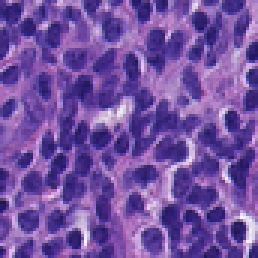
%> input picture dorsa/forposter1/original.png, 86 x 86 px, shrunk from 256 x 256 before the run (shown 3 times larger)
$ octave my_all.m   (GNU Octave 9; MATLAB toolbox functions it lacks are replaced by stand-ins)
%> lines starting %> are read from the running program, lines starting %| are printed output that depends on the picture
### dorsa/forposter1/my1.m
function my1 (fn1, fn2)
%> called with fn1 = 'original.png', fn2 = 'Reinhard.png'

im1 = imread(fn1);
%> im1 is the input picture: size 86x86x3 uint8; mean R, G, B 115.6, 81.4, 162.3
im2 = imread(fn2);
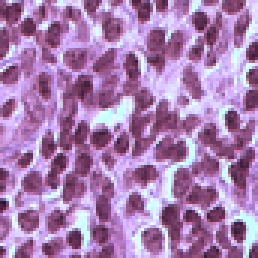
%> input picture dorsa/forposter1/reinhard.png, 86 x 86 px, shrunk from 256 x 256 before the run (shown 3 times larger)
%> im2 is the input picture: size 86x86x3 uint8; mean R, G, B 168.9, 127.2, 178.2

lab1 = rgb2lab(im1,'colorspace','srgb','whitepoint','d65');
%> lab1: size 86x86x3 double; mean of channels 1, 2, 3 41.4, 32.3, -38.8
lab2 = rgb2lab(im2,'colorspace','srgb','whitepoint','d65');
%> lab2: size 86x86x3 double; mean of channels 1, 2, 3 58.5, 25.7, -20.1

lab1_lin = reshape(lab1,size(lab1,1)*size(lab1,2),3);
lab2_lin = reshape(lab2,size(lab2,1)*size(lab2,2),3);

de_lin = sum((lab1_lin - lab2_lin).^2,2).^0.5;
%> de_lin = 7396 values, max 54.11 at index 1594, min 8.58 at index 4521, mean 29.65
de = reshape(de_lin,size(lab2,1),size(lab2,2));
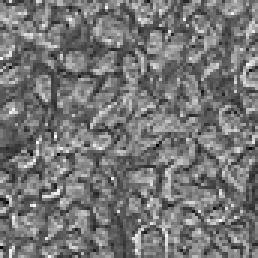
%> de: size 86x86 double (shown 3 times larger); min 8.58, max 54.11, mean 29.6; drawn with min black and max white

corrcoef(lab1_lin(:,1),lab2_lin(:,1))
%> ans = [1 0.987; 0.987 1]
mean(de_lin)
%> ans = 29.65

figure('units','normalized','outerposition',[0 0 1 1])

de_flipped = flip(de,1);
mesh(de_flipped)
axis image
axis off
colorbar('southoutside')
view(0,90)

saveas(gcf,sprintf('%s-%s.tif',fn1,fn2))
end

### dorsa/forposter1/my_all.m
fn_original = 'original.png';
fn_method1 = 'Reinhard.png';
fn_method2 = 'Macenko.png';
fn_method3 = 'Vahadane.png';

my1(fn_original,fn_method1)
my1(fn_original,fn_method2)
%> call 2 of my1, with fn1 = 'original.png', fn2 = 'Macenko.png'
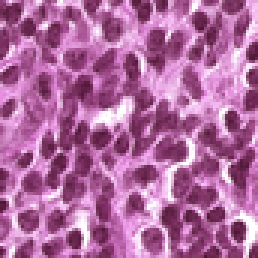
%> input picture dorsa/forposter1/Macenko.png, 86 x 86 px, shrunk from 256 x 256 before the run (shown 3 times larger)
%> in my1, im2 is the input picture: size 86x86x3 uint8; mean R, G, B 175.9, 106.6, 159.3
%> in my1 (call 2), `lab2 = rgb2lab(im2,'colorspace','srgb','whitepoint','d65');`: lab2: size 86x86x3 double; mean of channels 1, 2, 3 53.9, 35.5, -16.2
%> in my1 (call 2), `de_lin = sum((lab1_lin - lab2_lin).^2,2).^0.5;`: de_lin = 7396 values, max 45.69 at index 6352, min 8.47 at index 7216, mean 27.8
%> in my1 (call 2), `de = reshape(de_lin,size(lab2,1),size(lab2,2));`:
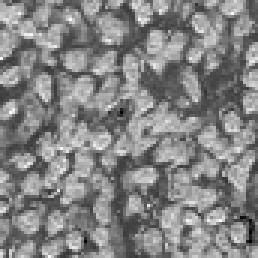
%> de: size 86x86 double (shown 3 times larger); min 8.47, max 45.69, mean 27.8; drawn with min black and max white
%> in my1 (call 2), `corrcoef(lab1_lin(:,1),lab2_lin(:,1))`: ans = [1 0.997; 0.997 1]
%> in my1 (call 2), `mean(de_lin)`: ans = 27.8
my1(fn_original,fn_method3)
%> call 3 of my1, with fn1 = 'original.png', fn2 = 'Vahadane.png'
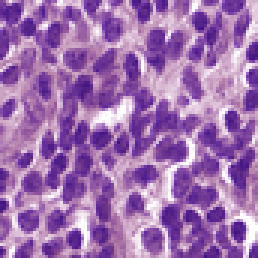
%> input picture dorsa/forposter1/vahadane.png, 86 x 86 px, shrunk from 256 x 256 before the run (shown 3 times larger)
%> in my1, im2 is the input picture: size 86x86x3 uint8; mean R, G, B 159.7, 113.1, 176.5
%> in my1 (call 3), `lab2 = rgb2lab(im2,'colorspace','srgb','whitepoint','d65');`: lab2: size 86x86x3 double; mean of channels 1, 2, 3 54.4, 30.5, -26.7
%> in my1 (call 3), `de_lin = sum((lab1_lin - lab2_lin).^2,2).^0.5;`: de_lin = 7396 values, max 48.33 at index 1698, min 8.47 at index 7216, mean 22.58
%> in my1 (call 3), `de = reshape(de_lin,size(lab2,1),size(lab2,2));`:
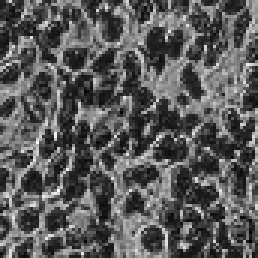
%> de: size 86x86 double (shown 3 times larger); min 8.47, max 48.33, mean 22.6; drawn with min black and max white
%> in my1 (call 3), `corrcoef(lab1_lin(:,1),lab2_lin(:,1))`: ans = [1 0.997; 0.997 1]
%> in my1 (call 3), `mean(de_lin)`: ans = 22.58
%> in my1 (call 3), `view(0,90)`:
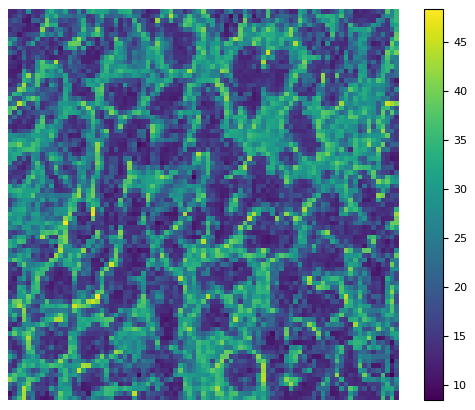
%> figure redrawn from the program's plot data
